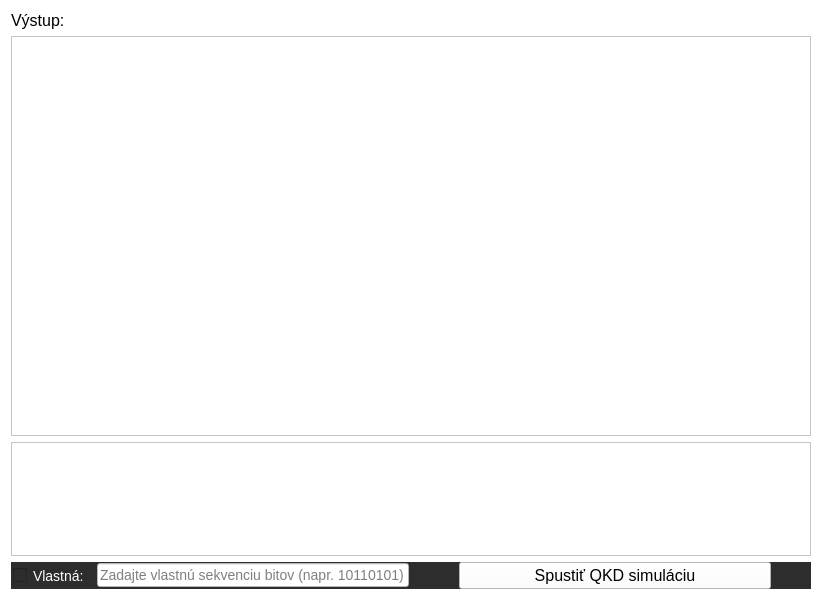
<?xml version="1.0" encoding="UTF-8"?>
<ui version="4.0">
 <class>QKDProtocolWindow</class>
 <widget class="QWidget" name="QKDProtocolWindow">
  <property name="geometry">
   <rect>
    <x>0</x>
    <y>0</y>
    <width>818</width>
    <height>600</height>
   </rect>
  </property>
  <property name="windowTitle">
   <string>QKD - Simulácia</string>
  </property>
  <property name="styleSheet">
   <string notr="true">background-color: white;</string>
  </property>
  <layout class="QVBoxLayout" name="main_layout">
   <item>
    <widget class="QLabel" name="output_label">
     <property name="styleSheet">
      <string notr="true">color: black; font-size: 16px;</string>
     </property>
     <property name="text">
      <string>Výstup:</string>
     </property>
    </widget>
   </item>
   <item>
    <widget class="QGraphicsView" name="graphics_view">
     <property name="minimumSize">
      <size>
       <width>800</width>
       <height>400</height>
      </size>
     </property>
     <property name="autoFillBackground">
      <bool>true</bool>
     </property>
     <property name="styleSheet">
      <string notr="true">background-color: white;</string>
     </property>
    </widget>
   </item>
   <item>
    <widget class="QTableWidget" name="result_table">
     <attribute name="horizontalHeaderStretchLastSection">
      <bool>true</bool>
     </attribute>
    </widget>
   </item>
   <item>
    <widget class="QWidget" name="custom_input_container" native="true">
     <property name="styleSheet">
      <string notr="true">background-color: rgb(45, 45, 45);</string>
     </property>
     <layout class="QHBoxLayout" name="horizontalLayout" stretch="0,1,0,1,0">
      <property name="spacing">
       <number>10</number>
      </property>
      <property name="leftMargin">
       <number>0</number>
      </property>
      <property name="topMargin">
       <number>0</number>
      </property>
      <property name="rightMargin">
       <number>0</number>
      </property>
      <property name="bottomMargin">
       <number>0</number>
      </property>
      <item>
       <widget class="QCheckBox" name="use_custom_bits">
        <property name="styleSheet">
         <string notr="true">QCheckBox {
    color: white;
    font-size: 14px;
    padding: 2px;
}</string>
        </property>
        <property name="text">
         <string notr="true">Vlastná:</string>
        </property>
        <property name="checkable">
         <bool>true</bool>
        </property>
        <property name="checked">
         <bool>false</bool>
        </property>
       </widget>
      </item>
      <item>
       <widget class="QLineEdit" name="custom_bits_input">
        <property name="enabled">
         <bool>false</bool>
        </property>
        <property name="autoFillBackground">
         <bool>false</bool>
        </property>
        <property name="styleSheet">
         <string notr="true">color: black; font-size: 14px;
background-color: rgb(255, 255, 255);</string>
        </property>
        <property name="placeholderText">
         <string>Zadajte vlastnú sekvenciu bitov (napr. 10110101)</string>
        </property>
       </widget>
      </item>
      <item>
       <spacer name="horizontalSpacer">
        <property name="orientation">
         <enum>Qt::Horizontal</enum>
        </property>
        <property name="sizeHint" stdset="0">
         <size>
          <width>40</width>
          <height>20</height>
         </size>
        </property>
       </spacer>
      </item>
      <item>
       <widget class="QPushButton" name="start_button">
        <property name="styleSheet">
         <string notr="true">background-color: white; color: black; font-size: 16px;</string>
        </property>
        <property name="text">
         <string>Spustiť QKD simuláciu</string>
        </property>
       </widget>
      </item>
      <item>
       <spacer name="horizontalSpacer_2">
        <property name="orientation">
         <enum>Qt::Horizontal</enum>
        </property>
        <property name="sizeHint" stdset="0">
         <size>
          <width>40</width>
          <height>20</height>
         </size>
        </property>
       </spacer>
      </item>
     </layout>
    </widget>
   </item>
  </layout>
 </widget>
 <resources/>
 <connections/>
</ui>
